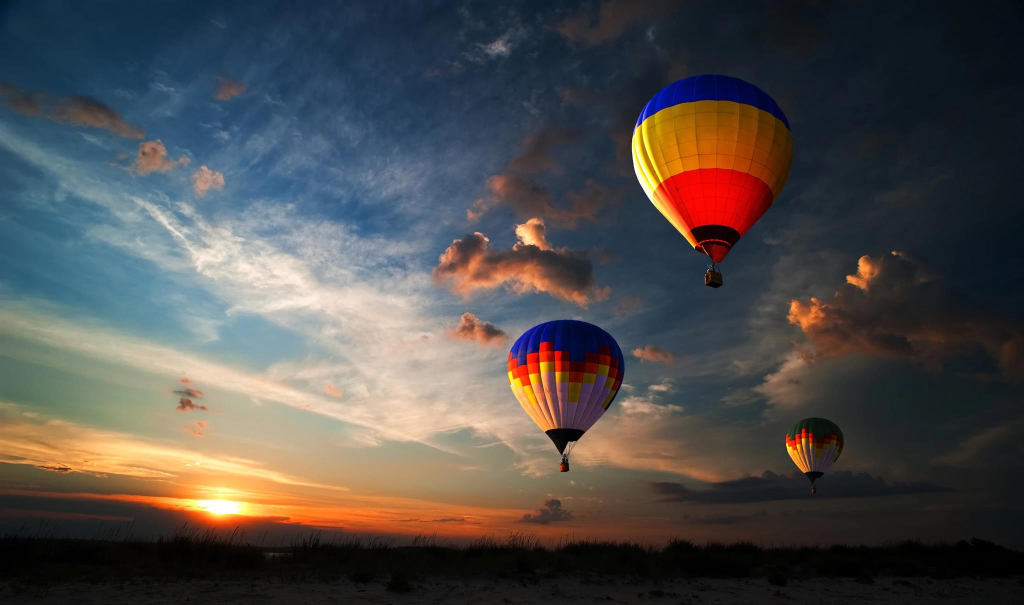
#> input picture image.jpeg, 2048 x 1210 px (shown at 1/2 size)
$ python main2.py
#> lines starting #> are read from the running program, lines starting #| are printed output that depends on the picture
### lab2.py
from ast import Pass, arg
from os import lseek
import random
from re import S, X
import string
from zipfile import ZipFile
from PIL import Image
from datetime import datetime
from PyPDF2 import PdfFileWriter, PdfFileReader, PdfFileMerger
from click import File


class Password(object):
    def __init__(self):
        self.password = []

    def generate(self):
        xd = list(string.ascii_letters)

        for i in string.digits:
            xd.append(i)

        for i in string.punctuation:
            xd.append(i)

        for i in range(8):
            self.password.append(xd[random.randint(0, 93)])

        return " ".join(self.password)


class Min:
    def __init__(self, image_name, height, width, output_name):
        self.image_name = image_name
        self.height = height
        self.width = width
        self.output_name = output_name

    def miniaturizing(self):
        try:
            with Image.open(self.image_name) as im:
#> im is the input picture: PIL image 2048x1210 RGB; mean R, G, B 79.1, 76.3, 74.9
                new = im.resize((int(self.width), int(self.height)))
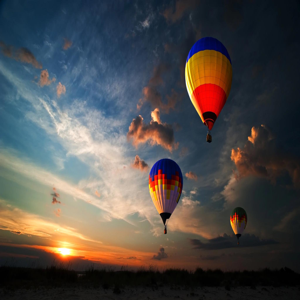
#> new: PIL image 300x300 RGB; mean R, G, B 79.1, 76.3, 74.9
                new.save(self.output_name, "JPEG")
        except FileNotFoundError:
            print("Nie ma takiego pliku")


def zipping(*args):
    for arg in args:
        try:
            with ZipFile(f"{arg}-{datetime.now()}.zip", "w") as zip:
                zip.write(arg)
        except FileNotFoundError:
            print("Sprawdz czy taki katalog istnieje!")


def divided(name, p_numb):
#> (the run stopped early here; a loop or call above may not have finished)
